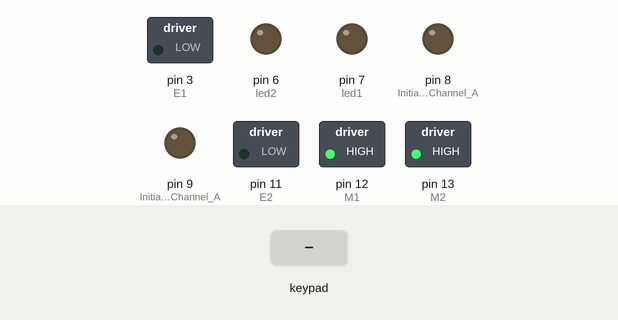
The sketch below on a simulated Arduino Uno, built with avr-gcc and run on an emulated ATmega328P. On the bench: switched loads named in the sketch (green lamp = pin HIGH), output pins drawn as LEDs (lit = HIGH). The test bench sets the inputs (shaded band). What the sketch prints to the serial monitor is not drawn.

Above: at 1.2 s.
1.3 s: key 'R' pressed
Timing chart, 0 to 4.3 s (numbered marks = the images above; inputs shaded):
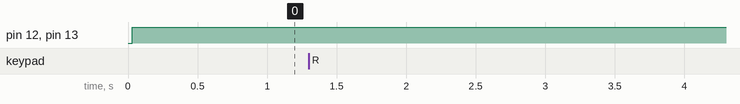

The sketch:

RC_TANK_CODE.ino
```cpp
#include <PS2X_lib.h>

PS2X ps2x; // create PS2 Controller Class
//right now, the library does NOT support hot pluggable controllers, meaning
//you must always either restart your Arduino after you conect the controller,
//or call config_gamepad(pins) again after connecting the controller.
int error = 0;
byte type = 0;
byte vibrate = 0;

//Arduino PWM Speed Control for Arduino Motor Shield (default pins)
int E1 = 3;
int M1 = 12;
int E2 = 11;
int M2 = 13;
int lmotor = 0;
int rmotor = 0;
int led1 = 7;
int led2 = 6;

void setup()
{
  Serial.begin(57600);

  pinMode(12, OUTPUT); //Initiates Motor Channel A pin
  pinMode(9, OUTPUT); //Initiates Brake Channel A pin

  //Setup Channel B
  pinMode(13, OUTPUT); //Initiates Motor Channel A pin
  pinMode(8, OUTPUT);  //Initiates Brake Channel A pin

  pinMode(led1, OUTPUT);
  pinMode(led2, OUTPUT);

  error = ps2x.config_gamepad(4,5,10,2, true, true);   //setup pins and settings:  GamePad
  //(clock, command, attention, data, Pressures?, Rumble?) check for error

  if(error == 0)
  {
    Serial.println("Found Controller, configured successful");
    Serial.println("Try out all the buttons, X will vibrate the controller, faster as you press harder;");
    Serial.println("holding L1 or R1 will print out the analog stick values.");
    Serial.println("Go to www.billporter.info for updates and to report bugs.");
   }
   else if(error == 1)
   {
     Serial.println("No controller found, check wiring, see readme.txt to enable debug. visit www.billporter.info for troubleshooting tips");
   }
   else if(error == 2)
   {
     Serial.println("Controller found but not accepting commands. see readme.txt to enable debug. Visit www.billporter.info for troubleshooting tips");
   }
   else if(error == 3)
   {
     Serial.println("Controller refusing to enter Pressures mode, may not support it. ");
   }

   type = ps2x.readType();
   if (type != 1)
   {
     Serial.println("warning: DualShock Controller Not Found!");
   }
}

void loop()
{
 //Serial.println("Start of loop");
 if(error == 1){ //skip loop if no controller found
  Serial.println("Skipped Loop");
  return;
 }
 if (type == 1)
 {
   //Serial.println("Reading Controller");
    ps2x.read_gamepad(false, vibrate);          //read controller and set large motor to spin at 'vibrate' speed

   lmotor = 0;
   if (ps2x.Button(PSB_L1)){
     //Serial.println("L1 Pressed");
     lmotor = 255;

   }
   if (ps2x.Button(PSB_L2)){
     //Serial.println("L2 Pressed");
     lmotor = -255;
              digitalWrite(led1, LOW);   // turn the LED on (HIGH is the voltage level)
  delay(0);               // wait for a second
  digitalWrite(led1, LOW);    // turn the LED off by making the voltage LOW
  delay(0);
  digitalWrite(led2,HIGH);
  delay(1);
  digitalWrite(led2,LOW);
  delay(1);
   }

   rmotor = 0;
   if (ps2x.Button(PSB_R1)){
     //Serial.println("R1 Pressed");
     rmotor = -255;
   }
  if (ps2x.Button(PSB_R2)){
     //Serial.println("R2 Pressed");
     rmotor = 255;
                   digitalWrite(led1, HIGH);   // turn the LED on (HIGH is the voltage level)
  delay(1);               // wait for a second
  digitalWrite(led1, LOW);    // turn the LED off by making the voltage LOW
  delay(1);
  digitalWrite(led2,LOW);
  delay(0);
  digitalWrite(led2,LOW);
  delay(0);
   }

 }
 else
 {
   lmotor = 0;
   rmotor = 0;
 }
 if (ps2x.Button(PSB_PAD_RIGHT)){
     digitalWrite(led1, HIGH);   // turn the LED on (HIGH is the voltage level)
  delay(1);               // wait for a second
  digitalWrite(led1, LOW);    // turn the LED off by making the voltage LOW
  delay(1);
  digitalWrite(led2,HIGH);
  delay(1);
  digitalWrite(led2,LOW);
  delay(1);
 }
 // update motors
   if (lmotor < 0)
   {
    //Serial.println("M1OFF");
    digitalWrite(M1, LOW);
    analogWrite(E1, -lmotor);   //PWM Speed Control
   }
   else
   {
    //Serial.println("M1ON");
    digitalWrite(M1, HIGH);
    analogWrite(E1, lmotor);   //PWM Speed Control
   }

   if (rmotor < 0)
   {
    //Serial.println("M2Off");
    digitalWrite(M2, LOW);
    analogWrite(E2, -rmotor);   //PWM Speed Control
   }
   else
   {
    //Serial.println("M2ON");
    digitalWrite(M2, HIGH);
    analogWrite(E2, rmotor);   //PWM Speed Control
   }

 delay(30);
}
```
